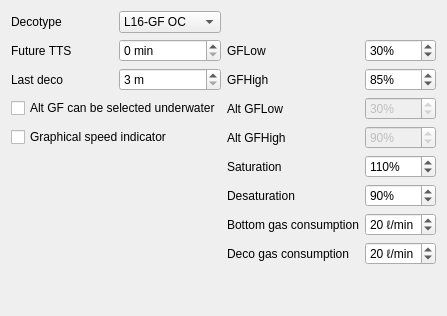
          <widget class="QWidget" name="advancedSettings_3">
           <attribute name="title">
            <string>Advanced settings</string>
           </attribute>
           <layout class="QGridLayout" name="gridLayout_5">
            <item row="3" column="0" colspan="2">
             <widget class="QCheckBox" name="aGFSelectableCheckBox_3">
              <property name="text">
               <string>Alt GF can be selected underwater</string>
              </property>
             </widget>
            </item>
            <item row="10" column="3">
             <widget class="QLabel">
              <property name="text">
               <string>Desaturation</string>
              </property>
              <property name="buddy">
               <cstring>desaturationSpinBox</cstring>
              </property>
             </widget>
            </item>
            <item row="1" column="0">
             <widget class="QLabel">
              <property name="text">
               <string>Future TTS</string>
              </property>
             </widget>
            </item>
            <item row="10" column="4">
             <widget class="QSpinBox" name="desaturationSpinBox_3">
              <property name="suffix">
               <string>%</string>
              </property>
              <property name="minimum">
               <number>60</number>
              </property>
              <property name="maximum">
               <number>100</number>
              </property>
              <property name="value">
               <number>90</number>
              </property>
             </widget>
            </item>
            <item row="15" column="0">
             <spacer>
              <property name="orientation">
               <enum>Qt::Vertical</enum>
              </property>
              <property name="sizeHint" stdset="0">
               <size>
                <width>20</width>
                <height>40</height>
               </size>
              </property>
             </spacer>
            </item>
            <item row="2" column="1">
             <widget class="QSpinBox" name="lastDecoSpinBox_3">
              <property name="suffix">
               <string> m</string>
              </property>
              <property name="minimum">
               <number>3</number>
              </property>
              <property name="maximum">
               <number>6</number>
              </property>
             </widget>
            </item>
            <item row="0" column="0">
             <widget class="QLabel">
              <property name="text">
               <string>Decotype</string>
              </property>
             </widget>
            </item>
            <item row="0" column="1">
             <widget class="QComboBox" name="decoTypeComboBox_3">
              <property name="currentIndex">
               <number>4</number>
              </property>
              <item>
               <property name="text">
                <string>ZH-L16</string>
               </property>
              </item>
              <item>
               <property name="text">
                <string>Gauge</string>
               </property>
              </item>
              <item>
               <property name="text">
                <string>ZH-L16 CC</string>
               </property>
              </item>
              <item>
               <property name="text">
                <string>Apnea</string>
               </property>
              </item>
              <item>
               <property name="text">
                <string>L16-GF OC</string>
               </property>
              </item>
              <item>
               <property name="text">
                <string>L16-GF CC</string>
               </property>
              </item>
              <item>
               <property name="text">
                <string>PSCR-GF</string>
               </property>
              </item>
             </widget>
            </item>
            <item row="1" column="1">
             <widget class="QSpinBox" name="futureTTSSpinBox_3">
              <property name="suffix">
               <string> min</string>
              </property>
              <property name="maximum">
               <number>9</number>
              </property>
             </widget>
            </item>
            <item row="3" column="4">
             <widget class="QSpinBox" name="aGFLowSpinBox_3">
              <property name="enabled">
               <bool>false</bool>
              </property>
              <property name="suffix">
               <string>%</string>
              </property>
              <property name="minimum">
               <number>5</number>
              </property>
              <property name="maximum">
               <number>255</number>
              </property>
              <property name="value">
               <number>30</number>
              </property>
             </widget>
            </item>
            <item row="2" column="0">
             <widget class="QLabel">
              <property name="text">
               <string>Last deco</string>
              </property>
              <property name="buddy">
               <cstring>lastDecoSpinBox</cstring>
              </property>
             </widget>
            </item>
            <item row="9" column="4">
             <widget class="QSpinBox" name="saturationSpinBox_3">
              <property name="suffix">
               <string>%</string>
              </property>
              <property name="minimum">
               <number>100</number>
              </property>
              <property name="maximum">
               <number>140</number>
              </property>
              <property name="value">
               <number>110</number>
              </property>
             </widget>
            </item>
            <item row="3" column="3">
             <widget class="QLabel">
              <property name="text">
               <string>Alt GFLow</string>
              </property>
             </widget>
            </item>
            <item row="6" column="4">
             <widget class="QSpinBox" name="aGFHighSpinBox_3">
              <property name="enabled">
               <bool>false</bool>
              </property>
              <property name="suffix">
               <string>%</string>
              </property>
              <property name="minimum">
               <number>5</number>
              </property>
              <property name="maximum">
               <number>255</number>
              </property>
              <property name="value">
               <number>90</number>
              </property>
             </widget>
            </item>
            <item row="6" column="3">
             <widget class="QLabel">
              <property name="text">
               <string>Alt GFHigh</string>
              </property>
             </widget>
            </item>
            <item row="9" column="3">
             <widget class="QLabel">
              <property name="text">
               <string>Saturation</string>
              </property>
              <property name="buddy">
               <cstring>saturationSpinBox</cstring>
              </property>
             </widget>
            </item>
            <item row="2" column="3">
             <widget class="QLabel">
              <property name="text">
               <string>GFHigh</string>
              </property>
             </widget>
            </item>
            <item row="1" column="4">
             <widget class="QSpinBox" name="gfLowSpinBox_3">
              <property name="suffix">
               <string>%</string>
              </property>
              <property name="minimum">
               <number>10</number>
              </property>
              <property name="maximum">
               <number>100</number>
              </property>
              <property name="value">
               <number>30</number>
              </property>
             </widget>
            </item>
            <item row="1" column="3">
             <widget class="QLabel">
              <property name="text">
               <string>GFLow</string>
              </property>
             </widget>
            </item>
            <item row="2" column="4">
             <widget class="QSpinBox" name="gfHighSpinBox_3">
              <property name="suffix">
               <string>%</string>
              </property>
              <property name="minimum">
               <number>60</number>
              </property>
              <property name="maximum">
               <number>110</number>
              </property>
              <property name="value">
               <number>85</number>
              </property>
             </widget>
            </item>
            <item row="6" column="0" colspan="2">
             <widget class="QCheckBox" name="graphicalSpeedIndicator_3">
              <property name="text">
               <string>Graphical speed indicator</string>
              </property>
             </widget>
            </item>
            <item row="12" column="4">
             <widget class="QSpinBox" name="decoGasConsumption_3">
              <property name="suffix">
               <string> ℓ/min</string>
              </property>
              <property name="minimum">
               <number>5</number>
              </property>
              <property name="maximum">
               <number>50</number>
              </property>
              <property name="value">
               <number>20</number>
              </property>
             </widget>
            </item>
            <item row="11" column="4">
             <widget class="QSpinBox" name="bottomGasConsumption_3">
              <property name="suffix">
               <string> ℓ/min</string>
              </property>
              <property name="minimum">
               <number>5</number>
              </property>
              <property name="maximum">
               <number>50</number>
              </property>
              <property name="value">
               <number>20</number>
              </property>
             </widget>
            </item>
            <item row="11" column="3">
             <widget class="QLabel">
              <property name="text">
               <string>Bottom gas consumption</string>
              </property>
             </widget>
            </item>
            <item row="12" column="3">
             <widget class="QLabel">
              <property name="text">
               <string>Deco gas consumption</string>
              </property>
             </widget>
            </item>
           </layout>
          </widget>
